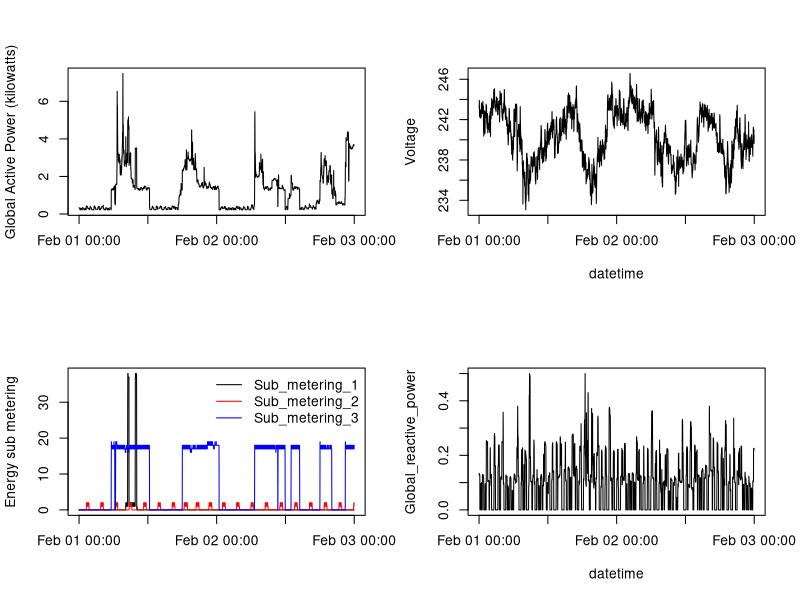

Write the R code that produced this figure.
# Exploratory Data Analysis - Week 1

# Read truncated dataset. For reading in from URL and truncating of the original dataset, 
# see week1.R. The below code assumes there is a data subset in 'data/dataset_subset.csv' 
# as will be created by that script.
dataset <- read.csv('data/dataset_subset.csv')
dataset$datetime <- paste(dataset$Date, dataset$Time)
dataset$datetime <- strptime(dataset$datetime, "%d/%m/%Y %H:%M:%S")

# Working Directory should be set to the directory of this R script.

# To make sure the output is the same regardless of current locale
Sys.setlocale(locale="en_US.UTF-8")

# Plot 4
png("plot4.png", height=480, width=480)
par(mfrow=c(2,2))
with (dataset, {
  plot(datetime, Global_active_power, type="l", xlab="", ylab="Global Active Power (kilowatts)")
  plot(datetime, Voltage, type="l")
  plot(datetime, Sub_metering_1, col="black", type="l", xlab="", ylab="Energy sub metering")
  lines(datetime, Sub_metering_2, col="red")
  lines(datetime, Sub_metering_3, col="blue")
  legend("topright", c("Sub_metering_1", "Sub_metering_2", "Sub_metering_3"), col=c("black","red","blue"),lwd=1,bty="n")
  plot(datetime, Global_reactive_power, type="l")
})
par(mfrow=c(1,1))
dev.off()
